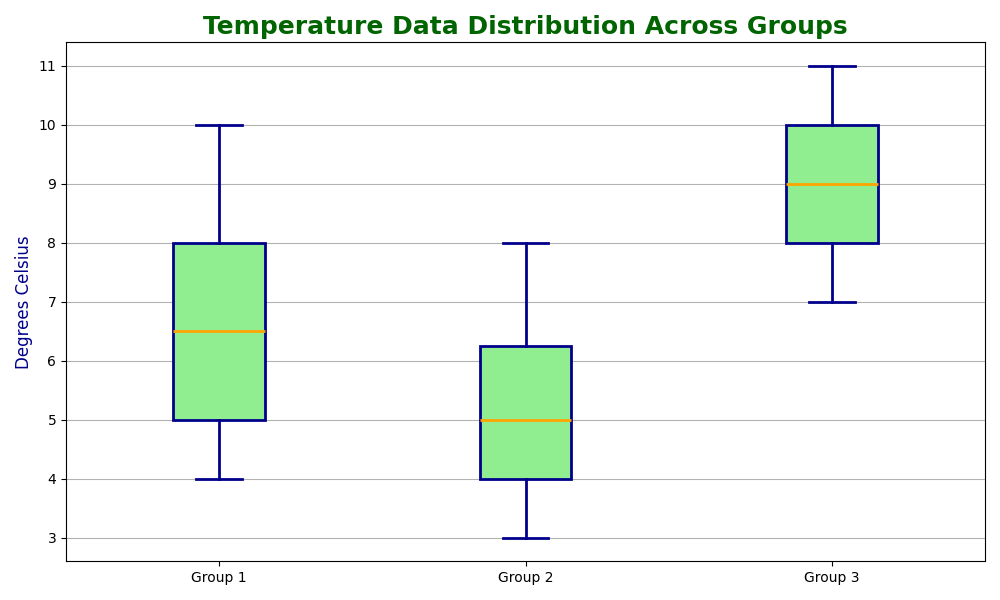

Generate this figure with Python:
import matplotlib.pyplot as plt
import numpy as np

# Original temperature data
temperatures_group1 = [5, 6, 8, 7, 6, 5, 7, 8, 9, 4, 5, 5, 6, 7, 8, 5, 6, 7, 10, 6, 7, 5, 8, 9]

# New additional made-up data for two more groups
temperatures_group2 = [3, 4, 6, 7, 5, 3, 6, 6, 8, 3, 5, 4, 3, 6, 7, 4, 5, 6, 8, 5, 5, 3, 7, 8]
temperatures_group3 = [7, 8, 9, 10, 9, 8, 7, 11, 10, 9, 8, 7, 8, 9, 10, 9, 8, 9, 11, 9, 8, 7, 10, 11]

# Combine all data
data = [temperatures_group1, temperatures_group2, temperatures_group3]

fig, ax = plt.subplots(figsize=(10, 6))
ax.boxplot(data, vert=True, patch_artist=True,
           boxprops=dict(facecolor='lightgreen', color='darkblue', linewidth=2),
           whiskerprops=dict(color='darkblue', linewidth=2),
           capprops=dict(color='darkblue', linewidth=2),
           medianprops=dict(color='orange', linewidth=2),
           flierprops=dict(markerfacecolor='darkblue', marker='^', markersize=8, alpha=0.8))

ax.set_title('Temperature Data Distribution Across Groups', fontsize=18, fontweight='bold', color='darkgreen')
ax.set_ylabel('Degrees Celsius', fontsize=12, color='darkblue')
ax.yaxis.grid(True, linestyle='-', which='major', color='black', alpha=0.3)
ax.set_xticklabels(['Group 1', 'Group 2', 'Group 3'])

plt.tight_layout()
plt.show()
